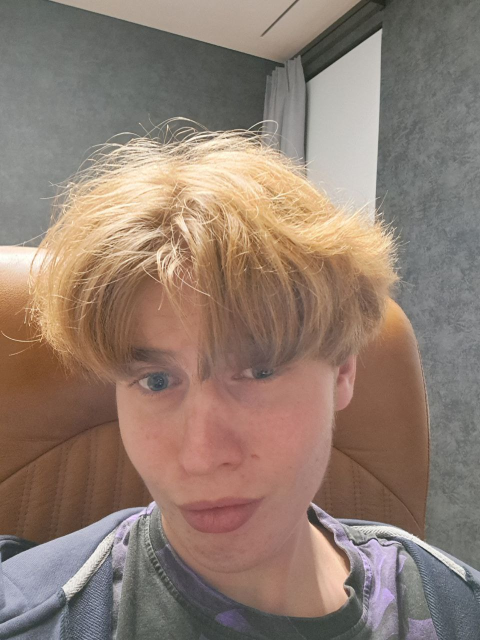
#> input picture HW_lesson2/portret.jpg, 960 x 1280 px (shown at 1/2 size)
$ python HW_lesson2.py
#> lines starting #> are read from the running program, lines starting #| are printed output that depends on the picture
import cv2
import numpy as np
# rgb = bgr
# img[:] = 142, 142, 255
im = cv2.imread('portret.jpg')
#> im is the input picture: shape (1280, 960, 3); mean B, G, R 112.8, 125, 144.2
img = cv2.resize(im, (640, 856))
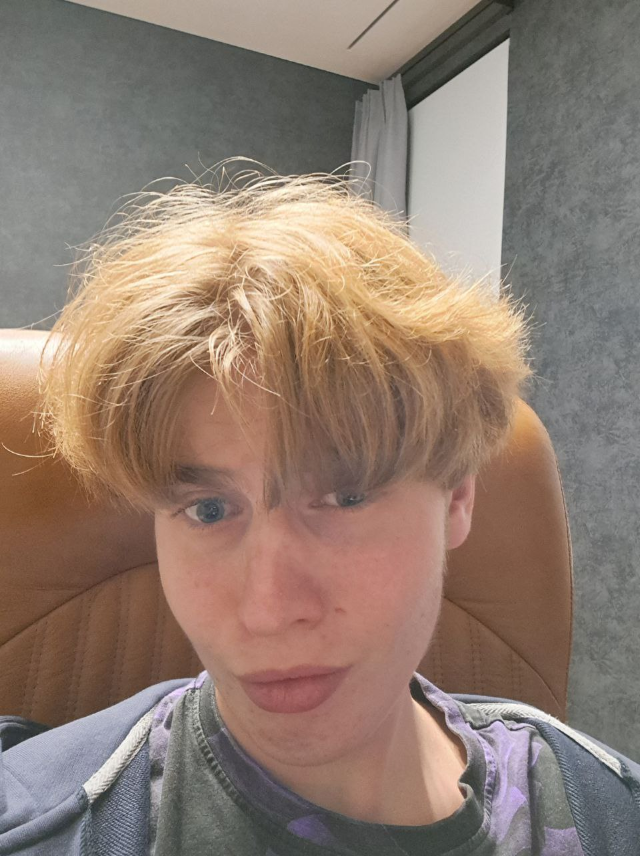
#> img: shape (856, 640, 3); mean B, G, R 112.7, 124.9, 144.1
cv2.rectangle(img,(40,180),(500,760),(142, 142, 255),2)
cv2.putText(img, "Super slay 67 Bohdasha Nitsak", (230, 780), cv2.FONT_HERSHEY_PLAIN, 1, (142, 142, 255), 2)
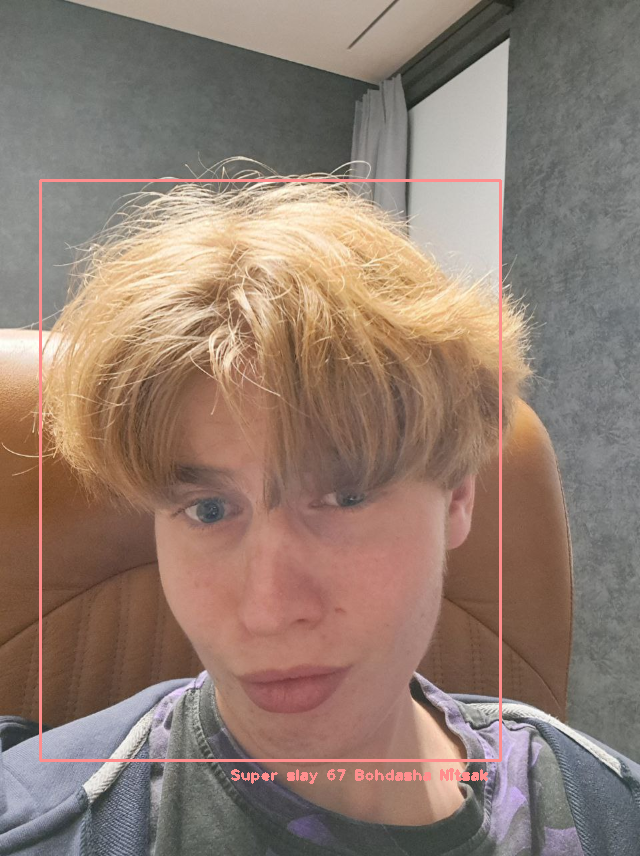
#> img: shape (856, 640, 3); mean B, G, R 113, 125.1, 145.5


cv2.imshow('image', img)
cv2.waitKey(0)
cv2.destroyAllWindows()
